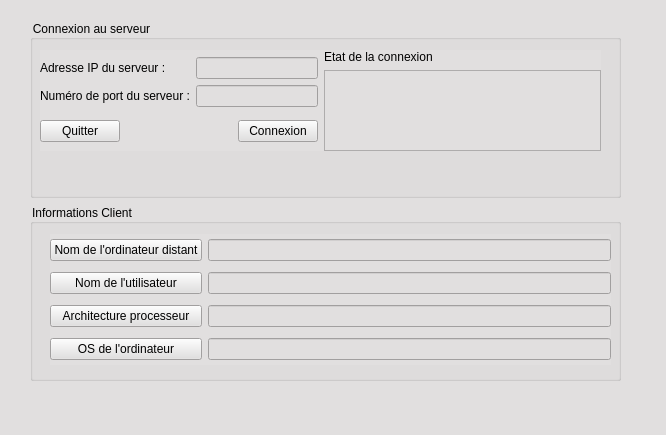
<?xml version="1.0" encoding="UTF-8"?>
<ui version="4.0">
 <class>ClientWidget</class>
 <widget class="QWidget" name="ClientWidget">
  <property name="geometry">
   <rect>
    <x>0</x>
    <y>0</y>
    <width>666</width>
    <height>435</height>
   </rect>
  </property>
  <property name="windowTitle">
   <string>ClientWidget</string>
  </property>
  <property name="styleSheet">
   <string notr="true">background-color: rgb(225, 223, 223);</string>
  </property>
  <widget class="QWidget" name="layoutWidget">
   <property name="geometry">
    <rect>
     <x>30</x>
     <y>20</y>
     <width>591</width>
     <height>361</height>
    </rect>
   </property>
   <layout class="QVBoxLayout" name="verticalLayout_5">
    <item>
     <widget class="QGroupBox" name="groupBoxConnexionServeur">
      <property name="styleSheet">
       <string notr="true">background-color: rgb(225, 223, 223);</string>
      </property>
      <property name="title">
       <string>Connexion au serveur</string>
      </property>
      <widget class="QWidget" name="layoutWidget">
       <property name="geometry">
        <rect>
         <x>10</x>
         <y>30</y>
         <width>561</width>
         <height>101</height>
        </rect>
       </property>
       <layout class="QHBoxLayout" name="horizontalLayout_3">
        <item>
         <layout class="QVBoxLayout" name="verticalLayout_4">
          <item>
           <layout class="QHBoxLayout" name="horizontalLayout">
            <item>
             <layout class="QVBoxLayout" name="verticalLayout_3">
              <item>
               <widget class="QLabel" name="labelAdresseServeur">
                <property name="text">
                 <string>Adresse IP du serveur : </string>
                </property>
               </widget>
              </item>
              <item>
               <widget class="QLabel" name="labelNumeroPortServeur">
                <property name="text">
                 <string>Numéro de port du serveur :</string>
                </property>
               </widget>
              </item>
             </layout>
            </item>
            <item>
             <layout class="QVBoxLayout" name="verticalLayout_2">
              <item>
               <widget class="QLineEdit" name="lineEditAdresseIPServeur"/>
              </item>
              <item>
               <widget class="QLineEdit" name="lineEditPort"/>
              </item>
             </layout>
            </item>
           </layout>
          </item>
          <item>
           <layout class="QHBoxLayout" name="horizontalLayout_2">
            <item>
             <widget class="QPushButton" name="pushButtonQuitter">
              <property name="text">
               <string>Quitter</string>
              </property>
             </widget>
            </item>
            <item>
             <spacer name="horizontalSpacer">
              <property name="orientation">
               <enum>Qt::Horizontal</enum>
              </property>
              <property name="sizeHint" stdset="0">
               <size>
                <width>40</width>
                <height>20</height>
               </size>
              </property>
             </spacer>
            </item>
            <item>
             <widget class="QPushButton" name="pushButtonConnexion">
              <property name="text">
               <string>Connexion</string>
              </property>
             </widget>
            </item>
           </layout>
          </item>
         </layout>
        </item>
        <item>
         <layout class="QVBoxLayout" name="verticalLayout">
          <item>
           <widget class="QLabel" name="labelEtatConnexion">
            <property name="text">
             <string>Etat de la connexion</string>
            </property>
           </widget>
          </item>
          <item>
           <widget class="QTextEdit" name="textEditEtat"/>
          </item>
         </layout>
        </item>
       </layout>
      </widget>
     </widget>
    </item>
    <item>
     <widget class="QGroupBox" name="groupBoxInfosClient">
      <property name="styleSheet">
       <string notr="true">background-color: rgb(225, 223, 223);</string>
      </property>
      <property name="title">
       <string>Informations Client</string>
      </property>
      <widget class="QWidget" name="layoutWidget">
       <property name="geometry">
        <rect>
         <x>20</x>
         <y>30</y>
         <width>561</width>
         <height>131</height>
        </rect>
       </property>
       <layout class="QHBoxLayout" name="horizontalLayout_4">
        <item>
         <layout class="QVBoxLayout" name="verticalLayout_7">
          <item>
           <widget class="QPushButton" name="pushButtonNomOrdinateur">
            <property name="text">
             <string>Nom de l'ordinateur distant</string>
            </property>
           </widget>
          </item>
          <item>
           <widget class="QPushButton" name="pushButtonNomUtilisateur">
            <property name="text">
             <string>Nom de l'utilisateur</string>
            </property>
           </widget>
          </item>
          <item>
           <widget class="QPushButton" name="pushButtonArchitectureProcesseur">
            <property name="text">
             <string>Architecture processeur</string>
            </property>
           </widget>
          </item>
          <item>
           <widget class="QPushButton" name="pushButtonOSOrdinateur">
            <property name="text">
             <string>OS de l'ordinateur</string>
            </property>
           </widget>
          </item>
         </layout>
        </item>
        <item>
         <layout class="QVBoxLayout" name="verticalLayout_6">
          <item>
           <widget class="QLineEdit" name="lineEditNomOrdinateur"/>
          </item>
          <item>
           <widget class="QLineEdit" name="lineEditNomUtilisateur"/>
          </item>
          <item>
           <widget class="QLineEdit" name="lineEditArchitectureProcesseur"/>
          </item>
          <item>
           <widget class="QLineEdit" name="lineEditOSOrdinateur"/>
          </item>
         </layout>
        </item>
       </layout>
      </widget>
     </widget>
    </item>
   </layout>
  </widget>
 </widget>
 <resources/>
 <connections>
  <connection>
   <sender>pushButtonQuitter</sender>
   <signal>clicked()</signal>
   <receiver>ClientWidget</receiver>
   <slot>close()</slot>
   <hints>
    <hint type="sourcelabel">
     <x>84</x>
     <y>134</y>
    </hint>
    <hint type="destinationlabel">
     <x>18</x>
     <y>114</y>
    </hint>
   </hints>
  </connection>
 </connections>
</ui>
